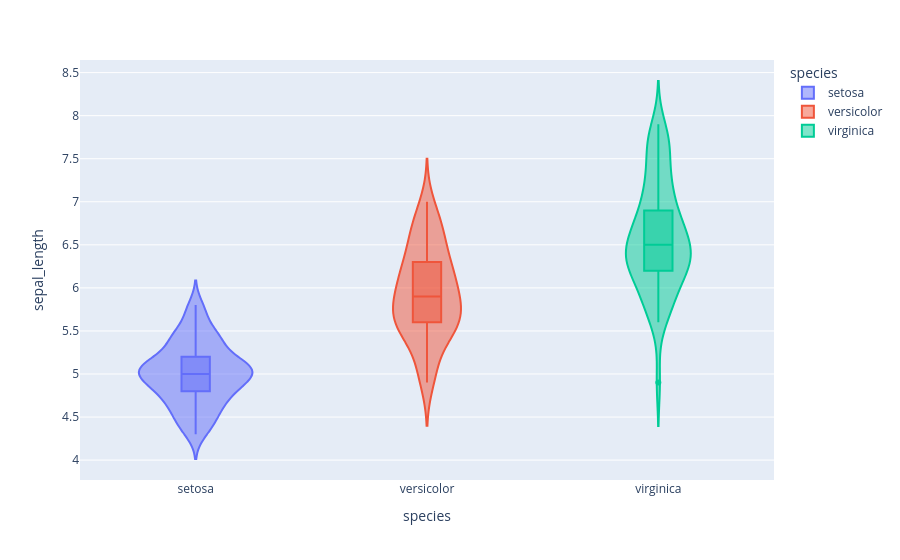

Notebook code for this chart:
### Markdown cell above
## 5 Violon Plot

### Code cell
# Violin plot
fig5 = px.violin(df, x='species', y='sepal_length', color = 'species', box = True)
fig5.show()

### Figure 1 — Plotly figure (JSON) as saved in the notebook; plotly's stock layout.template omitted (floating-point values rounded to 4 significant figures)
{"data": [{"alignmentgroup": "True", "box": {"visible": true}, "hovertemplate": "species=%{x}<br>sepal_length=%{y}<extra></extra>", "legendgroup": "setosa", "marker": {"color": "#636efa"}, "name": "setosa", "offsetgroup": "setosa", "orientation": "v", "scalegroup": "True", "showlegend": true, "type": "violin", "x": ["setosa", "setosa", "setosa", "setosa", "setosa", "setosa", "setosa", "setosa", "setosa", "setosa", "setosa", "setosa", "setosa", "setosa", "setosa", "setosa", "setosa", "setosa", "setosa", "setosa", "setosa", "setosa", "setosa", "setosa", "setosa", "setosa", "setosa", "setosa", "setosa", "setosa", "setosa", "setosa", "setosa", "setosa", "setosa", "setosa", "setosa", "setosa", "setosa", "setosa", "setosa", "setosa", "setosa", "setosa", "setosa", "setosa", "setosa", "setosa", "setosa", "setosa"], "x0": " ", "xaxis": "x", "y": [5.1, 4.9, 4.7, 4.6, 5.0, 5.4, 4.6, 5.0, 4.4, 4.9, 5.4, 4.8, 4.8, 4.3, 5.8, 5.7, 5.4, 5.1, 5.7, 5.1, 5.4, 5.1, 4.6, 5.1, 4.8, 5.0, 5.0, 5.2, 5.2, 4.7, 4.8, 5.4, 5.2, 5.5, 4.9, 5.0, 5.5, 4.9, 4.4, 5.1, 5.0, 4.5, 4.4, 5.0, 5.1, 4.8, 5.1, 4.6, 5.3, 5.0], "y0": " ", "yaxis": "y"}, {"alignmentgroup": "True", "box": {"visible": true}, "hovertemplate": "species=%{x}<br>sepal_length=%{y}<extra></extra>", "legendgroup": "versicolor", "marker": {"color": "#EF553B"}, "name": "versicolor", "offsetgroup": "versicolor", "orientation": "v", "scalegroup": "True", "showlegend": true, "type": "violin", "x": ["versicolor", "versicolor", "versicolor", "versicolor", "versicolor", "versicolor", "versicolor", "versicolor", "versicolor", "versicolor", "versicolor", "versicolor", "versicolor", "versicolor", "versicolor", "versicolor", "versicolor", "versicolor", "versicolor", "versicolor", "versicolor", "versicolor", "versicolor", "versicolor", "versicolor", "versicolor", "versicolor", "versicolor", "versicolor", "versicolor", "versicolor", "versicolor", "versicolor", "versicolor", "versicolor", "versicolor", "versicolor", "versicolor", "versicolor", "versicolor", "versicolor", "versicolor", "versicolor", "versicolor", "versicolor", "versicolor", "versicolor", "versicolor", "versicolor", "versicolor"], "x0": " ", "xaxis": "x", "y": [7.0, 6.4, 6.9, 5.5, 6.5, 5.7, 6.3, 4.9, 6.6, 5.2, 5.0, 5.9, 6.0, 6.1, 5.6, 6.7, 5.6, 5.8, 6.2, 5.6, 5.9, 6.1, 6.3, 6.1, 6.4, 6.6, 6.8, 6.7, 6.0, 5.7, 5.5, 5.5, 5.8, 6.0, 5.4, 6.0, 6.7, 6.3, 5.6, 5.5, 5.5, 6.1, 5.8, 5.0, 5.6, 5.7, 5.7, 6.2, 5.1, 5.7], "y0": " ", "yaxis": "y"}, {"alignmentgroup": "True", "box": {"visible": true}, "hovertemplate": "species=%{x}<br>sepal_length=%{y}<extra></extra>", "legendgroup": "virginica", "marker": {"color": "#00cc96"}, "name": "virginica", "offsetgroup": "virginica", "orientation": "v", "scalegroup": "True", "showlegend": true, "type": "violin", "x": ["virginica", "virginica", "virginica", "virginica", "virginica", "virginica", "virginica", "virginica", "virginica", "virginica", "virginica", "virginica", "virginica", "virginica", "virginica", "virginica", "virginica", "virginica", "virginica", "virginica", "virginica", "virginica", "virginica", "virginica", "virginica", "virginica", "virginica", "virginica", "virginica", "virginica", "virginica", "virginica", "virginica", "virginica", "virginica", "virginica", "virginica", "virginica", "virginica", "virginica", "virginica", "virginica", "virginica", "virginica", "virginica", "virginica", "virginica", "virginica", "virginica", "virginica"], "x0": " ", "xaxis": "x", "y": [6.3, 5.8, 7.1, 6.3, 6.5, 7.6, 4.9, 7.3, 6.7, 7.2, 6.5, 6.4, 6.8, 5.7, 5.8, 6.4, 6.5, 7.7, 7.7, 6.0, 6.9, 5.6, 7.7, 6.3, 6.7, 7.2, 6.2, 6.1, 6.4, 7.2, 7.4, 7.9, 6.4, 6.3, 6.1, 7.7, 6.3, 6.4, 6.0, 6.9, 6.7, 6.9, 5.8, 6.8, 6.7, 6.7, 6.3, 6.5, 6.2, 5.9], "y0": " ", "yaxis": "y"}], "layout": {"legend": {"title": {"text": "species"}, "tracegroupgap": 0}, "margin": {"t": 60}, "violinmode": "overlay", "xaxis": {"anchor": "y", "categoryarray": ["setosa", "versicolor", "virginica"], "categoryorder": "array", "domain": [0, 1], "title": {"text": "species"}}, "yaxis": {"anchor": "x", "domain": [0, 1], "title": {"text": "sepal_length"}}}}
